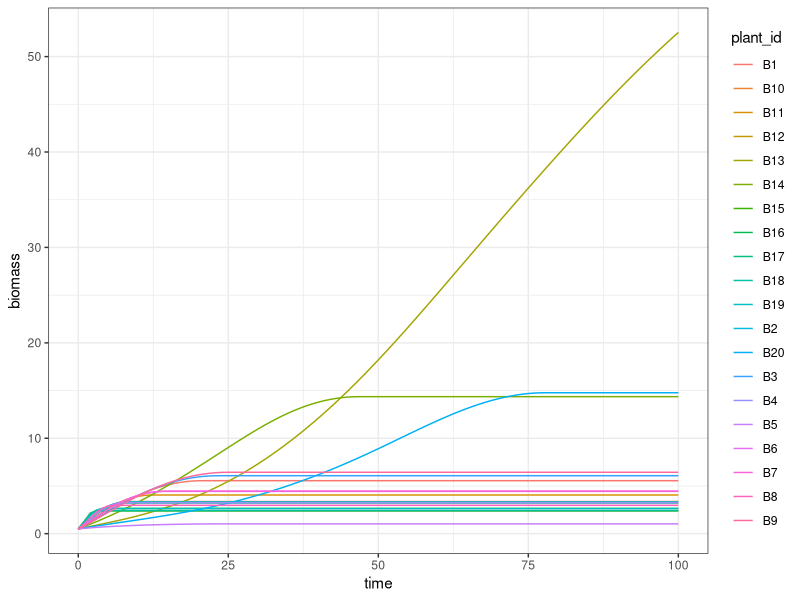

This figure's R source: (Note: this script raises an error after producing the figure.)
## ---- chunk 1
library(deSolve)
library(tidyverse)
## ---- chunk 2
# deSolve function
growth <- function(time,init,params) {
  with (as.list(c(time,init,params)), {
    
    # Initialise model
    n = length(init)
    B = init
    dB_dt <- vector(length = n)
    
    r <- vector(length = 2)
    M <- vector(length = 2)
    p <- vector(length = 2)
    
    # Coefficient of maintenance
    c = 0.5
    
    # Eq 5a - Above ground maintenance (constant)
    M[1] = c * mean(mu)
    
    for(i in 1:n){
      # Eq. 5b - Below ground maintenance correlated with growth rate
      M[2] = c * mu[i]
      
      for(j in 1:2) {
        #  Eq. 4 - Division of resources by prop. biomass.
        B_prop = B[i]^theta[j] / sum(B^theta[j])
        
        # Eq. 3 - Net resource availability
        r[j] = R[j] * B_prop * B[i]^-1 - M[j]
      }
      
      # Eq. 2 - Rate limiting resource
      p = min(r / (k + r))
      
      # Eq. 1 - Growth (t + 1)
      B_p1 = B[i] * mu[i] * p
      
      # Positive grwoth only
      dB_dt[i] <- ifelse(B_p1 > 0, B_p1, 0)
    }
    
    return(list(dB_dt))
  })
}

## ---- chunk 3
# Test parameters
n = 20
t = 0:100
mu = runif(n, 0.1, 2)
theta = c(1.3, 1)
R_light = 60
R_soil = 30

# Initial biomass of 0.5g, same for all plants
init <- c(
  B = rep(0.5, times = n)
)

# Package parameters
params <- list(
  mu = c(mu),  
  k = 1,
  theta = theta,
  R = c(R_light, R_soil)
)

# Run model
df <- ode(func=growth, y=init, parms=params, 
        times=t, method = "bdf") %>%
  as.data.frame() %>%
  gather(plant_id, biomass, -1) %>%
  mutate(time = time,
         mu = rep(mu, each = length(t)),
         R_light = R_light,
         R_soil = R_soil)
## ---- chunk 4
head(df, 10)

## ---- chunk 5
ggplot(df, aes(x = time, y = biomass, colour = plant_id)) +
  geom_line() +
  theme_bw() 
## ---- chunk 6
library(foreach)
library(doParallel)
cl <- makeCluster(4)
registerDoParallel(cl)
## ---- chunk 7
# Repeat simulation with 12 different soil values
n_soil = 12
R_soil <- round((100/n_soil) * 1:n_soil)

sim <- foreach(i = iter(R_soil), 
               .combine='rbind',
               .packages=c('tidyverse', 'deSolve')) %dopar% 
  {
    # Package parameters
    params <- list(
      mu = c(mu),  
      k = 1,
      theta = theta,
      R = c(R_light, i)
    )
    
    ode(func=growth, y=init, parms=params, 
          times=t, method = "bdf") %>%
      as.data.frame() %>%
      gather(plant_id, biomass, -1) %>%
      mutate(time = time,
             mu = rep(mu, each = length(t)),
             R_light = R_light,
             R_soil = i)
   }
## ---- chunk 8
ggplot(sim, aes(x = time, y = biomass, group = plant_id)) +
  geom_line(aes(colour = mu)) +
  facet_wrap(~ R_soil) +
  theme_bw()
